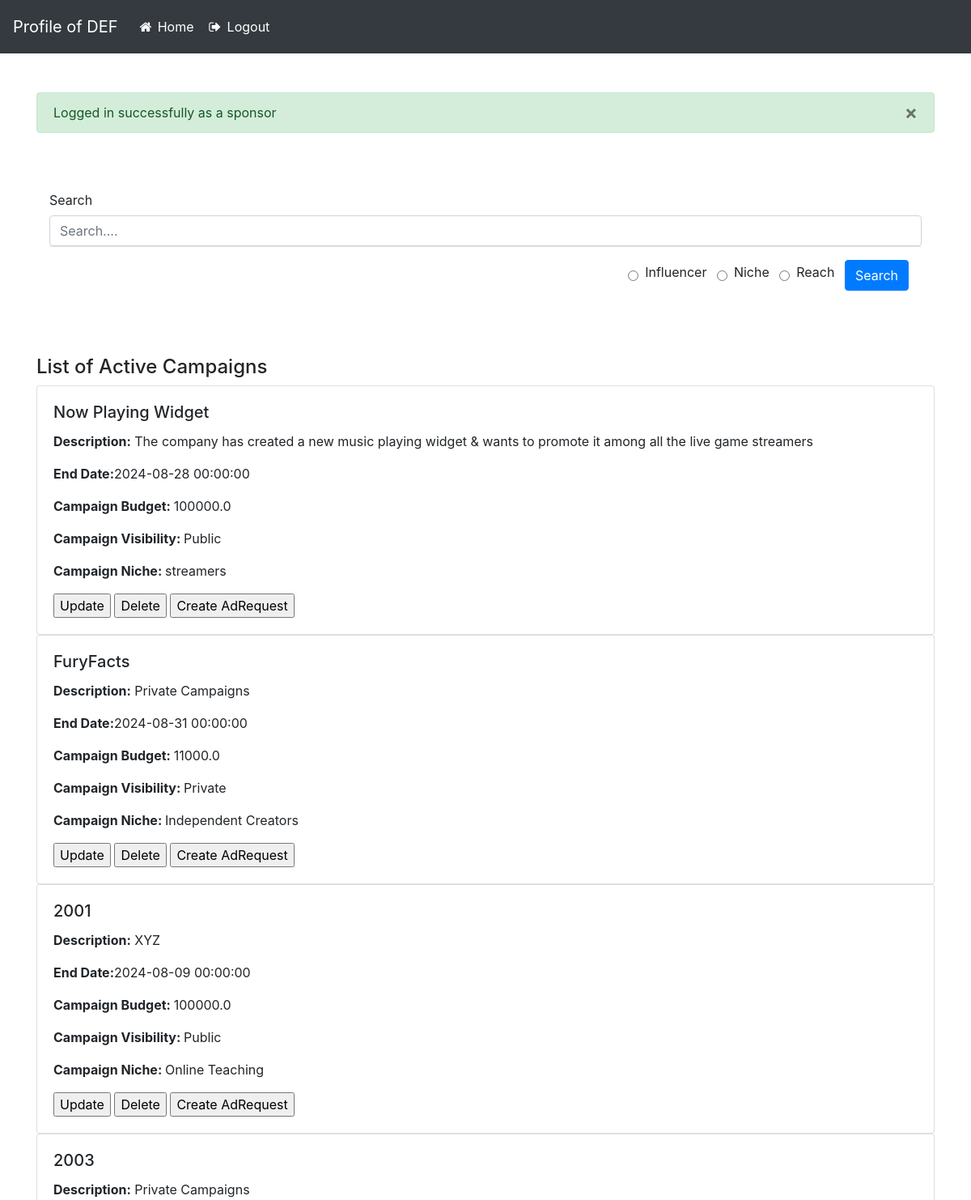
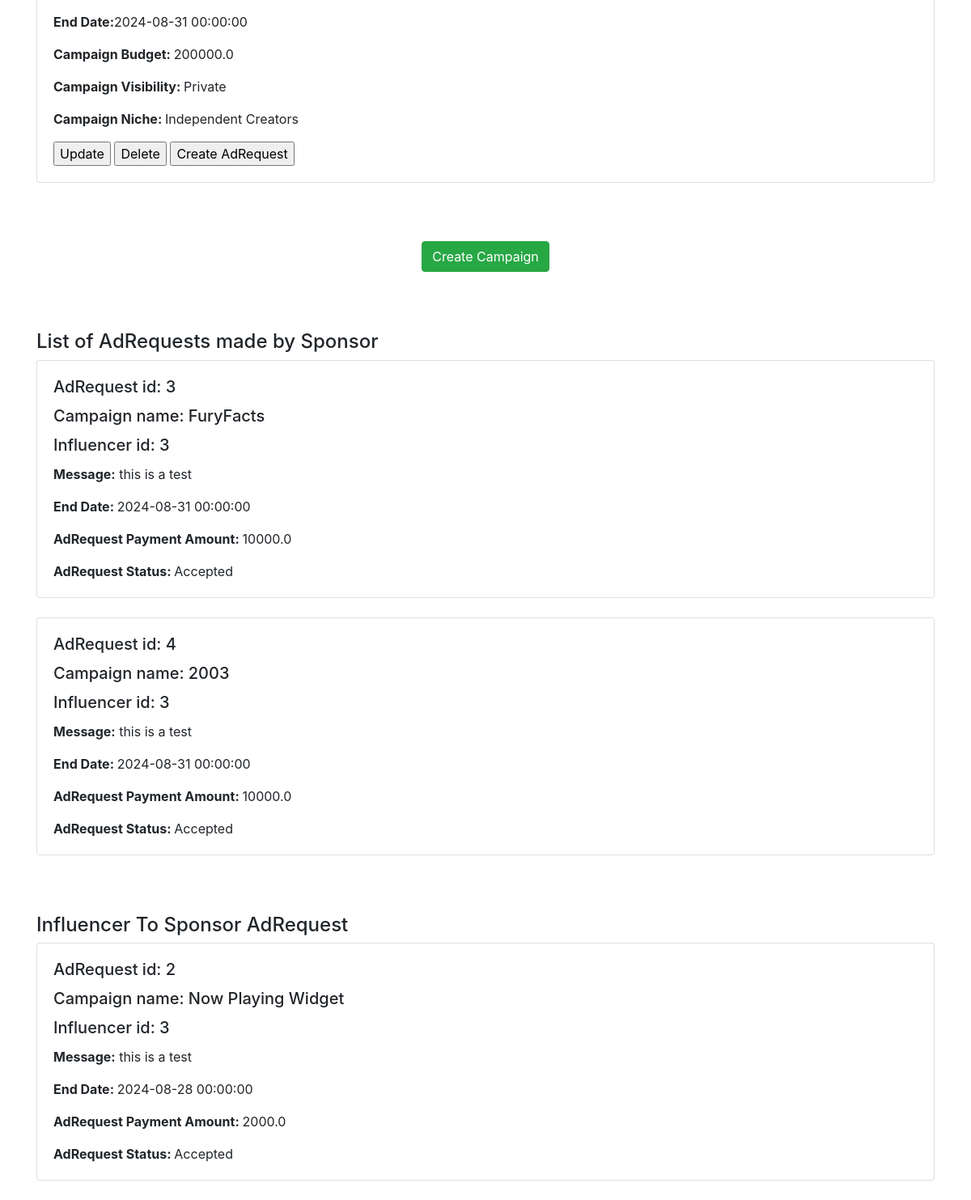
The app's page /sponsor_dashboard (signed in) with its own data (2 pictures, top to bottom).
### backend/models.py (models this page shows)
class User(db.Model, UserMixin):
    __tablename__ = 'user'
    id = db.Column(db.Integer, primary_key=True)
    sponsor_id = db.Column(db.Integer, db.ForeignKey('user.id'), nullable=True)
    username = db.Column(db.String(20), unique=True, nullable=False)
    email = db.Column(db.String(120), unique=True, nullable=False)
    password = db.Column(db.String(60), nullable=False)
    role = db.Column(db.String(10), nullable=False)  # 'admin', 'sponsor', 'influencer'
    industry = db.Column(db.String(20), nullable=True)
    category = db.Column(db.String(20), nullable=True)
    facebook = db.Column(db.Boolean, nullable=True, default=False)
    twitter = db.Column(db.Boolean, nullable=True, default=False)
    instagram = db.Column(db.Boolean, nullable=True, default=False)
    youtube = db.Column(db.Boolean, nullable=True, default=False)
    total_reach = db.Column(db.Integer, nullable=True, default=0)
    flag = db.Column(db.Boolean, nullable=True, default=False)
    influencer = db.relationship('User', remote_side=[id], backref='followers', lazy=True)
    campaigns = db.relationship('Campaign',cascade="all,delete", backref='sponsor', lazy=True)
    ad_requests = db.relationship('AdRequest',cascade="all,delete", backref='influencer', lazy=True)

class Campaign(db.Model):
    __tablename__ = 'campaign'
    id = db.Column(db.Integer, primary_key=True)
    name = db.Column(db.String(100), nullable=False)
    description = db.Column(db.Text, nullable=False)
    niche = db.Column(db.String(20), nullable=False)
    start_date = db.Column(db.DateTime, nullable=False, default=datetime.utcnow)
    updated_date = db.Column(db.DateTime, nullable=False, default=datetime.utcnow)
    end_date = db.Column(db.DateTime, nullable=False)
    budget = db.Column(db.Float, nullable=False)
    visibility = db.Column(db.String(10), nullable=False)  # 'public', 'private'
    goals = db.Column(db.Text, nullable=False)
    sponsor_id = db.Column(db.Integer, db.ForeignKey('user.id'), nullable=False)
    ad_requests = db.relationship('AdRequest', cascade="all,delete", backref='campaign', lazy=True)

class AdRequest(db.Model):
    __tablename__ = 'ad_request'
    id = db.Column(db.Integer, primary_key=True)
    campaign_id = db.Column(db.Integer, db.ForeignKey('campaign.id'), nullable=False)
    influencer_id = db.Column(db.Integer, db.ForeignKey('user.id'), nullable=False)
    messages = db.Column(db.Text, nullable=True)
    requirements = db.Column(db.Text, nullable=False)
    payment_amount = db.Column(db.Float, nullable=False)
    status = db.Column(db.String(10), nullable=False, default='Pending')  # 'Pending', 'Accepted', 'Rejected'
    request_type = db.Column(db.String(50)) #sus
    requests = db.relationship('Request',cascade="all,delete", backref='ad_request', lazy=True)

### backend/authentication.py (the view)
@authentication.route("/sponsor_dashboard", methods=["GET", "POST"])
@login_required
def sponsor_dashboard():
    if current_user.role == "sponsor":
        ad_data = list()
        flash('Logged in successfully as a sponsor', category='success')
        campaigns = Campaign.query.filter_by(sponsor_id = current_user.id).all()
        if campaigns:
            for campaign in campaigns:
                ad_requests = AdRequest.query.filter_by(campaign_id = campaign.id).all()
                if ad_requests:
                    for ad_request in ad_requests:
                        ad_data.append(
                            {
                                'campaign_name': campaign.name,
                                'messages': ad_request.messages,
                                'End_Date': campaign.end_date,
                                'payment_amount': ad_request.payment_amount,
                                'status': ad_request.status,
                                "id": ad_request.id,
                                "influencer_id": ad_request.influencer_id,
                                "request_type": ad_request.request_type
                            }
                        )
            return render_template("sponsor_dashboard.html", username = current_user.username, campaigns = campaigns,
                                   ad_requests = ad_data)
        else:
            flash('No campaigns created yet!', category='error')
            return render_template("sponsor_dashboard.html", username = current_user.username)
    else:
        return redirect(url_for('authentication.user_login'))

### app.py (called while the page is built)
def init_app():
    app = Flask(__name__) #object of Flask
    app.config["SECRET_KEY"] = "secret"
    from backend.controllers import controllers
    from backend.authentication import authentication
    login_manager = LoginManager()
    login_manager.login_view = 'authentication.user_login'
    login_manager.init_app(app)
    @login_manager.user_loader
    def load_user(user_id):
        return User.query.get(int(user_id))
    app.register_blueprint(controllers, url_prefix="/")
    app.register_blueprint(authentication, url_prefix="/")
    app.debug = True
    app.config["SQLALCHEMY_DATABASE_URI"]="sqlite:///application.sqlite3"
    app.app_context().push() #Direct access app by other modules(db, authentication)
    db.init_app(app) #object.method(<parameter>)
    print("Application has started....")
    return app

### templates/sponsor_dashboard.html (shortened to what this page needs)
<!DOCTYPE html>
<html lang="en">
  <head>
    <link
      rel="stylesheet"
      href="https://cdnjs.cloudflare.com/ajax/libs/font-awesome/4.7.0/css/font-awesome.min.css" />
    <link
      rel="stylesheet"
      href="https://stackpath.bootstrapcdn.com/bootstrap/4.3.1/css/bootstrap.min.css" />
  </head>
  <bod>
    <nav class="navbar navbar-expand-lg navbar-dark bg-dark">
      <a class="navbar-brand" href="{{ url_for("authentication.sponsor_dashboard") }}">Profile of {{ username }}</a>
      <div class="collapse navbar-collapse" id="navbarNav">
        <ul class="navbar-nav mr-auto">
          <li class="nav-item active">
            <a class="nav-link" href="{{ url_for("authentication.sponsor_dashboard") }}"
              ><i class="fa fa-fw fa-home"></i> Home</a
            >
            </li>
            <li class="nav-item">
            <a class="nav-link" href="{{ url_for("authentication.user_logout") }}"><i class="fa fa-fw fa-sign-out"></i> Logout</a>
          </li>
        </ul>
      </div>
    </nav>
    <div class="container mt-5">
       {% with messages = get_flashed_messages(with_categories=true) %}
            {% if messages %}
                <div class="flashes">
                    {% for category, message in messages %}
                        <div class="alert alert-{{ category }}">
                            {{ message }}
                            <button type="button" class="close" data-dismiss="alert" aria-label="Close">
                            <span aria-hidden="true">&times;</span>
                            </button>
                        </div>
                    {% endfor %}
                </div>
            {% endif %}
        {% endwith %}
        </div>
        <div class="container mt-5">
        <div class="modal-body">
                <form action="{{ url_for('authentication.sponsor_search') }}" method="POST">
                    <label for="title" class="col-form-label">Search</label>
                    <input type="text" class="form-control" id="search" name="search" placeholder="Search...." required>
                    <div class="modal-footer">
                      <input type="radio" id="influencer" name="radio" value="influencer">
                      <label for="influencer">Influencer</label> &nbsp;
                      <input type="radio" id="category" name="radio" value="category">
                      <label for="category">Niche</label> &nbsp;
                      <input type="radio" id="reach" name="radio" value="reach">
                      <label for="reach">Reach</label>  &nbsp;
                      <button type="submit" class="btn btn-primary">Search</button>
                    </div>
                </form>
          </div>
          </div>
        <div class="container mt-5">
        <div id="container">
          <h4>List of Active Campaigns</h4>
          {% for campaign in campaigns %}
          {% if campaign %}
            <div class="card">
              <div class="card-body">
                <h5 class="card-title">{{ campaign.name }}</h5>
                <p class="card-text"><strong>Description:</strong> {{ campaign.description }}</p>
                <p class="card-text"><strong>End Date:</strong>{{ campaign.end_date }}</p>
                <p class="card-text"><strong>Campaign Budget: </strong>{{ campaign.budget }}</p>
                <p class="card-text"><strong>Campaign Visibility: </strong>{{ campaign.visibility }}</p>
                <p class="card-text"><strong>Campaign Niche: </strong>{{ campaign.niche }}</p>
                <form action="{{ url_for('authentication.update_sponsor_campaign', campaign_id = campaign.id) }}" method="GET" style="display:inline;">
                <input type="submit" value="Update">
            </form>
                 <form action="{{ url_for('authentication.delete_sponsor_campaign', campaign_id = campaign.id) }}" method="POST" style="display:inline;">
                <input type="submit" value="Delete">
            </form>
                 <form action="{{ url_for('authentication.create_ad_request', campaign_id = campaign.id) }}" method="GET" style="display:inline;">
                <input type="submit" value="Create AdRequest">
            </form>
              </div>
            </div>
            {% else %}
            <h5>No campaigns found</h5>
            {% endif %}
          {% endfor %}
        </div> </div> <br>
        <div class="container mt-5">
          <div class="d-flex justify-content-md-center">
            <a href="{{ url_for('authentication.create_campaign') }}" class="btn btn-success"> Create Campaign </a>
        </div> </div> <br>
        <div class="container mt-5">
        <div id = "container1">
          <h4>List of AdRequests made by Sponsor</h4>
          {% for ad_request in ad_requests %}
            {% if ad_request and ad_request.request_type == "sponsor-to-influencer" %}
              <div class="card">
                <div class="card-body">
                  <h5 class="card-title">AdRequest id: {{ ad_request.id }}</h5>
                  <h5 class="card-title">Campaign name: {{ ad_request.campaign_name }}</h5>
                  <h5 class="card-title">Influencer id: {{ ad_request.influencer_id }}</h5>
                  <p class="card-text"><strong>Message:</strong> {{ ad_request.messages }}</p>
                  <p class="card-text"><strong>End Date: </strong>{{ ad_request.End_Date }}</p>
                  <p class="card-text"><strong>AdRequest Payment Amount: </strong>{{ ad_request.payment_amount }}</p>
                  <p class="card-text"><strong>AdRequest Status: </strong>{{ ad_request.status }}</p>
                </div>
              </div> <br>
              {% endif %}
              {% endfor %} </div></div>
              <div class="container mt-5">
              <div class = "container1">
              <h4>Influencer To Sponsor AdRequest</h4>
              {% for ad_request in ad_requests %}
              {% if ad_request and ad_request.request_type == "influencer-to-sponsor" %}
                <div class = "container1">
                <div class="card">
                <div class="card-body">
                  <h5 class="card-title">AdRequest id: {{ ad_request.id }}</h5>
                  <h5 class="card-title">Campaign name: {{ ad_request.campaign_name }}</h5>
                  <h5 class="card-title">Influencer id: {{ ad_request.influencer_id }}</h5>
                  <p class="card-text"><strong>Message:</strong> {{ ad_request.messages }}</p>
                  <p class="card-text"><strong>End Date: </strong>{{ ad_request.End_Date }}</p>
                  <p class="card-text"><strong>AdRequest Payment Amount: </strong>{{ ad_request.payment_amount }}</p>
                  <p class="card-text"><strong>AdRequest Status: </strong>{{ ad_request.status }}</p>
                </div>
              </div>
              {% endif %}
          {% endfor %}
        </div> </div> </div> <br>
  </body>
</html>

### templates/sponsor_dashboard.html (style rules this page uses)
.navbar-nav .nav-item .nav-link { color: white; }

### records on screen
User: username "DEF"
Campaign: name "Now Playing Widget", description "The company has created a new music playing widget & wants to promote it among all the live game streamers", end_date "2024-08-28 00:00:00", budget "100000.0", visibility "Public", niche "streamers", campaign_name "Now Playing Widget", End_Date "2024-08-28 00:00:00"
Campaign: name "FuryFacts", description "Private Campaigns", end_date "2024-08-31 00:00:00", budget "11000.0", visibility "Private", niche "Independent Creators", campaign_name "FuryFacts", End_Date "2024-08-31 00:00:00"
Campaign: name "2001", description "XYZ", end_date "2024-08-09 00:00:00", budget "100000.0", visibility "Public", niche "Online Teaching"
Campaign: name "2003", description "Private Campaigns", end_date "2024-08-31 00:00:00", budget "200000.0", visibility "Private", niche "Independent Creators", campaign_name "2003", End_Date "2024-08-31 00:00:00"
AdRequest: messages "this is a test", payment_amount "10000.0", status "Accepted"
AdRequest: messages "this is a test", payment_amount "10000.0", status "Accepted"
AdRequest: messages "this is a test", payment_amount "2000.0", status "Accepted"

### other values on screen
{{ message }} "Logged in successfully as a sponsor"
{{ ad_request.id }} "3" "4"
{{ ad_request.influencer_id }} "3" "3"
{{ ad_request.id }} "2"
{{ ad_request.influencer_id }} "3"
